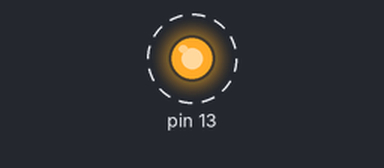
The sketch below on a simulated Arduino Uno, built with avr-gcc and run on an emulated ATmega328P. On the bench: output pins drawn as LEDs (lit = HIGH). Dashed ring = blinking. What the sketch prints to the serial monitor is not drawn.

Above: at 14.2 s.
Timing chart, 0 to 17.0 s (numbered marks = the images above):
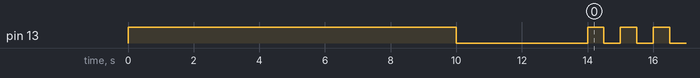

The sketch:

ConfiguracionBluetooth.ino
```cpp
/*
  Nombre proyecto:  Configuración de modulo Bluetooth HC-06
  URL proyecto:     http://giltesa.com/?p=11738
  Fecha:        09/08/2012
  Licencia:    (CC) BY-NC-SA: giltesa.com

  El siguiente código permite configurar el modulo Bluetooth HC-06 desde Arduino.
  Se puede ajustar el nombre, la contraseña y los baudios a usar con el puerto serie.
  La configuración Bluetooth se guarda en el modulo, así que solo es necesario configurarlo una vez.

  Después de grabar el programa en el Arduino se dispone de 10 segundos de tiempo para conectar el
  modulo, una vez se apague el led comenzara el proceso de configuración y al terminar el led comenzara
  a parpadear.

  ** La configuración se ha de hacer con el modulo sin emparejar (sin conectar con nada) **
*/


// Opciones de configuración:
  char ssid[10]   = "Arduino1"; // Nombre para el modulo Bluetooth.
  char baudios     = '4';      // 1=>1200 baudios, 2=>2400, 3=>4800, 4=>9600 (por defecto), 5=>19200, 6=>38400, 7=>57600, 8=>115200
  char password[10] = "1234";   // Contraseña para el emparejamiento del modulo.


void setup()
{
  Serial.begin(9600);

  // Tiempo de espera:
    pinMode(13,OUTPUT);
    digitalWrite(13,HIGH);
    delay(10000);
    digitalWrite(13,LOW);

  // Ahora se procede a la configuración del modulo:

    // Se inicia la configuración:
      Serial.print("AT"); delay(1000);

    // Se ajusta el nombre del Bluetooth:
      Serial.print("AT+NAME"); Serial.print(ssid); delay(1000);

    // Se ajustan los baudios:
      Serial.print("AT+BAUD"); Serial.print(baudios); delay(1000);

    // Se ajusta la contraseña:
      Serial.print("AT+PIN"); Serial.print(password); delay(1000);
}

void loop()
{
  // Al parpadear el led se habrá terminado la configuración:
  digitalWrite(13, !digitalRead(13));
  delay(500);
}
```

Measured:
- by itself, pin 13: repeats every 1.0 s: HIGH 0.50 s, LOW 0.50 s
